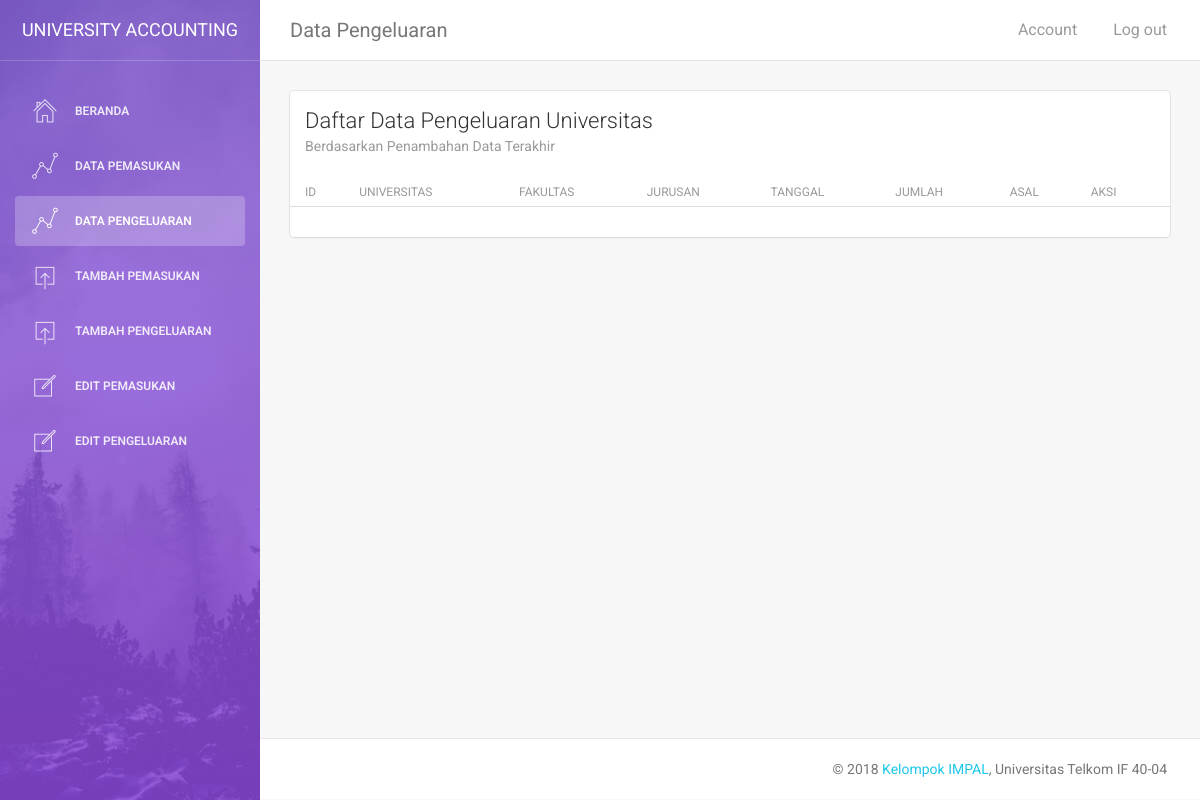
Before: /impal/index.php/pengeluaran with the older database file.
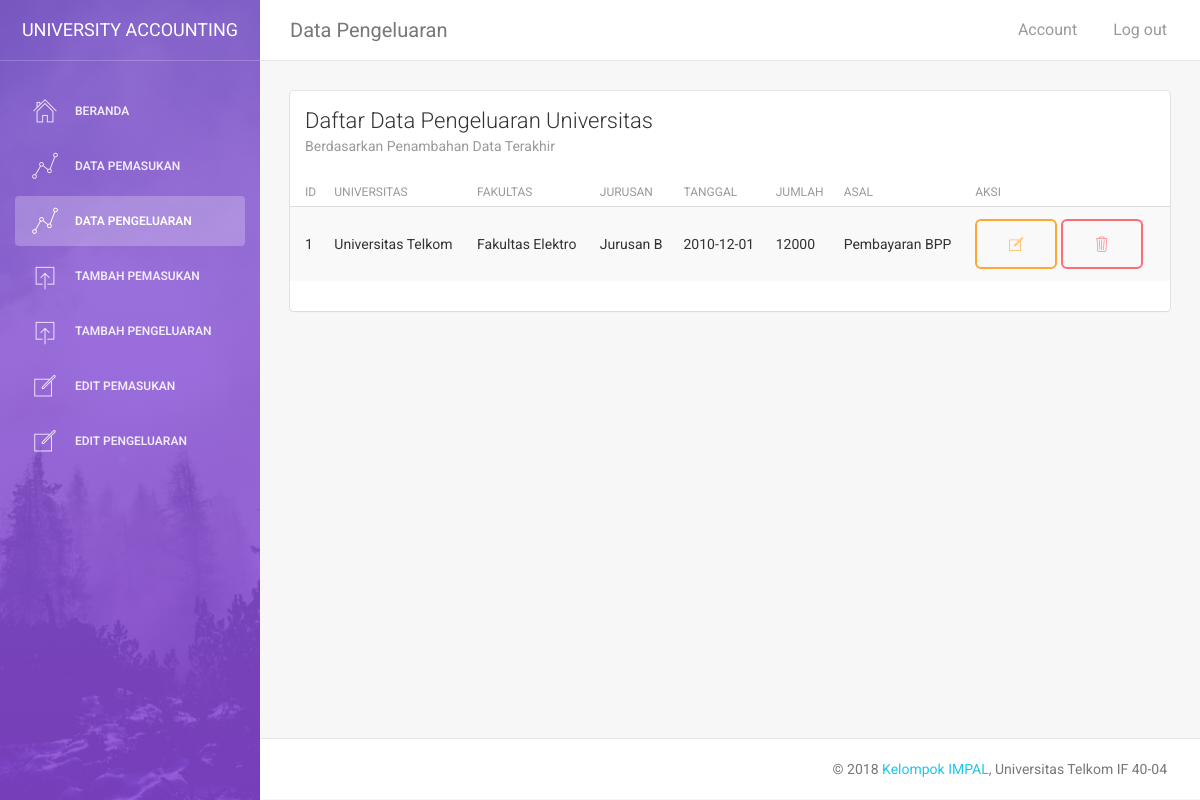
After: the same page with the newer database file.
### tables this page shows
CREATE TABLE `pengeluaran` (
  `id_pengeluaran` int(11) NOT NULL,
  `nama_univ` varchar(20) NOT NULL,
  `nama_fakultas` varchar(20) NOT NULL,
  `nama_jurusan` varchar(20) NOT NULL,
  `tanggal_pengeluaran` date NOT NULL,
  `jumlah_pengeluaran` int(20) NOT NULL,
  `asal_pengeluaran` varchar(20) NOT NULL
);

### impal/application/controllers/pengeluaran.php (called while the page is built, shortened)
<?php
Class pengeluaran extends CI_Controller
{
    public function __construct()
    {
        $this->load->model('m_pengeluaran');
    }
    public function index($offset=0)
    {
        $data['pengeluaran'] = $this->m_pengeluaran->getAllpengeluaran();
        $data['pengeluaran1'] = $this->m_pengeluaran->getpengeluaran(1);
        $this->load->view('indexpengeluaran',$data);
    }
}
?>

### impal/index.php (called while the page is built, shortened)
<?php
require_once BASEPATH.'core/CodeIgniter.php';

### impal/application/models/m_pengeluaran.php (called while the page is built, shortened)
<?php
Class m_pengeluaran extends CI_Model
{
	public function getAllpengeluaran(){
		$query = $this->db->get('pengeluaran');
		return $query->result_array();
	}
	public function getpengeluaran($id)
	{
		$this->db->where('id_pengeluaran',$id);
		$query = $this->db->get('pengeluaran');
		return $query->row_array();
	}
}

### impal/application/views/indexpengeluaran.php (the view, shortened to what the changed rows need)
<!doctype html>
<html lang="en">
<head>
    <link href="<?php echo base_url("assets/css/bootstrap.min.css") ?> " rel="stylesheet" />
    <link href="<?php echo base_url("assets/css/animate.min.css") ?> " rel="stylesheet"/>
    <link href="<?php echo base_url("assets/css/light-bootstrap-dashboard.css?v=1.4.0") ?> " rel="stylesheet"/>
    <link href="<?php echo base_url("assets/css/demo.css") ?> " rel="stylesheet" />
    <link href="http://maxcdn.bootstrapcdn.com/font-awesome/4.2.0/css/font-awesome.min.css" rel="stylesheet">
    <link href="<?php echo base_url("assets/css/pe-icon-7-stroke.css") ?> " rel="stylesheet" />
</head>
<body>
<div class="wrapper">
    <div class="main-panel">
        <div class="content">
            <div class="container-fluid">
                <div class="row">
                    <div class="col-md-12">
                        <div class="card">
                            <div class="content table-responsive table-full-width">
                                <table class="table table-hover table-striped">
                                    <thead>
                                        <th>ID</th>
                                        <th>Universitas</th>
                                        <th>Fakultas</th>
                                        <th>Jurusan</th>
                                        <th>Tanggal</th>
                                        <th>Jumlah</th>
                                        <th>Asal</th>
                                        <th>Aksi</th>
                                    </thead>
                                    <tbody>
                                        <?php foreach ($pengeluaran as $key => $value) { ?>
                                        <tr>
                                            <td><?php echo $value['id_pengeluaran'];?></td>
                                            <td><?php echo $value['nama_univ'];?></td>
                                            <td><?php echo $value['nama_fakultas'];?></td>
                                            <td><?php echo $value['nama_jurusan'];?></td>
                                            <td><?php echo $value['tanggal_pengeluaran'];?></td>
                                            <td><?php echo $value['jumlah_pengeluaran'];?></td>
                                            <td><?php echo $value['asal_pengeluaran'];?></td>
                                            <td>
                                                <a type="button" class="btn btn-lg btn-warning pe-7s-note" href="<?php echo site_url('pengeluaran/edit/'.$value['id_pengeluaran']);?>"></a>
                                                <a type="button" class="btn btn-lg btn-danger pe-7s-trash" href="<?php echo site_url('pengeluaran/delete/'.$value['id_pengeluaran']);?>" onclick="return confirm('Konfirmasi Penghapusan Data')"></a>
                                            </td>
                                        </tr>
                                        <?php } ?>
                                    </tbody>
                                </table>
                            </div>
                        </div>
                    </div>
                </div>
            </div>
        </div>
    </div>
</div>
</body>
</html>

Changed rows visible on the page:
added pengeluaran: id_pengeluaran "1", nama_univ "Universitas Telkom", nama_fakultas "Fakultas Elektro", nama_jurusan "Jurusan B", tanggal_pengeluaran "2010-12-01", jumlah_pengeluaran "12000", asal_pengeluaran "Pembayaran BPP"
